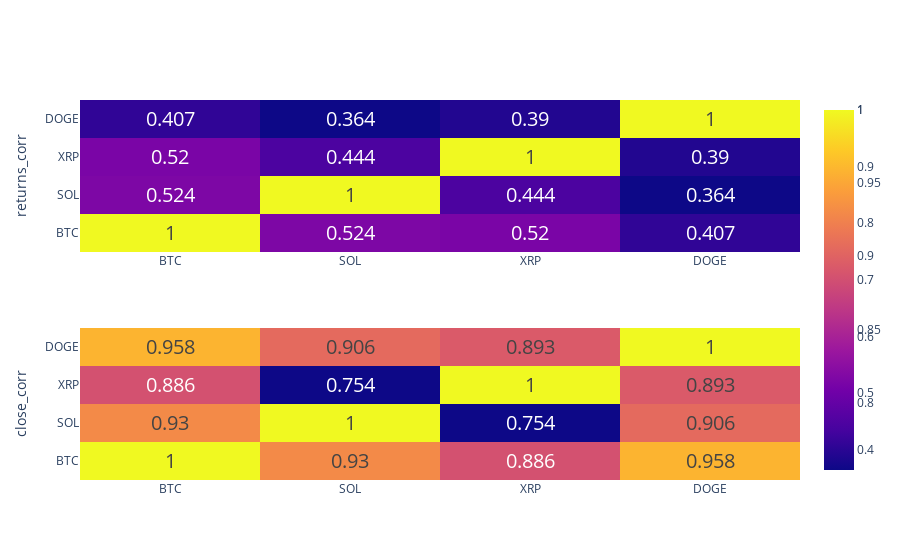

The notebook cell saved with this chart:
### Markdown cell above
- Correlation heatmap

### Code cell
# get correlation matrix
stocks_returns=pd.concat([df_BTC['Daily return'],df_SOL['Daily return'],df_XRP['Daily return'],df_DOGE['Daily return']],axis=1)
stocks_close=pd.concat([df_BTC['close'],df_SOL['close'],df_XRP['close'],df_DOGE['close']],axis=1)
stocks_returns.columns=['KRW-BTC','KRW-SOL','KRW-XRP','KRW-DOGE']
stocks_close.columns=['KRW-BTC','KRW-SOL','KRW-XRP','KRW-DOGE']

returns_corr=stocks_returns.corr()
close_corr=stocks_close.corr()


fig=make_subplots(rows=2, cols=1, vertical_spacing=0.2)
fig.add_trace(go.Heatmap(
                    z=returns_corr,
                    x=['BTC','SOL','XRP','DOGE'],
                    y=['BTC','SOL','XRP','DOGE'],
                    text=round(returns_corr,3),
                    texttemplate="%{text}",
                    textfont={"size":20}),row=1,col=1)
fig.add_trace(go.Heatmap(
                    z=close_corr,
                    x=['BTC','SOL','XRP','DOGE'],
                    y=['BTC','SOL','XRP','DOGE'],
                    text=round(close_corr,3),
                    texttemplate="%{text}",
                    textfont={"size":20}),row=2,col=1)

fig.update_yaxes(title_text=f'returns_corr', row=1, col=1)
fig.update_yaxes(title_text=f'close_corr', row=2, col=1)
fig.show()

### Figure 1 — Plotly figure (JSON) as saved in the notebook; plotly's stock layout.template omitted (floating-point values rounded to 4 significant figures)
{"data": [{"text": [[1, 0.524, 0.52, 0.407], [0.524, 1, 0.444, 0.364], [0.52, 0.444, 1, 0.39], [0.407, 0.364, 0.39, 1]], "textfont": {"size": 20}, "texttemplate": "%{text}", "type": "heatmap", "x": ["BTC", "SOL", "XRP", "DOGE"], "xaxis": "x", "y": ["BTC", "SOL", "XRP", "DOGE"], "yaxis": "y", "z": [[1, 0.5244, 0.5195, 0.4071], [0.5244, 1, 0.4441, 0.3639], [0.5195, 0.4441, 1, 0.39], [0.4071, 0.3639, 0.39, 1]]}, {"text": [[1, 0.93, 0.886, 0.958], [0.93, 1, 0.754, 0.906], [0.886, 0.754, 1, 0.893], [0.958, 0.906, 0.893, 1]], "textfont": {"size": 20}, "texttemplate": "%{text}", "type": "heatmap", "x": ["BTC", "SOL", "XRP", "DOGE"], "xaxis": "x2", "y": ["BTC", "SOL", "XRP", "DOGE"], "yaxis": "y2", "z": [[1, 0.93, 0.8855, 0.9584], [0.93, 1, 0.7539, 0.9057], [0.8855, 0.7539, 1, 0.8934], [0.9584, 0.9057, 0.8934, 1]]}], "layout": {"xaxis": {"anchor": "y", "domain": [0, 1]}, "xaxis2": {"anchor": "y2", "domain": [0, 1]}, "yaxis": {"anchor": "x", "domain": [0.6, 1], "title": {"text": "returns_corr"}}, "yaxis2": {"anchor": "x2", "domain": [0, 0.4], "title": {"text": "close_corr"}}}}
